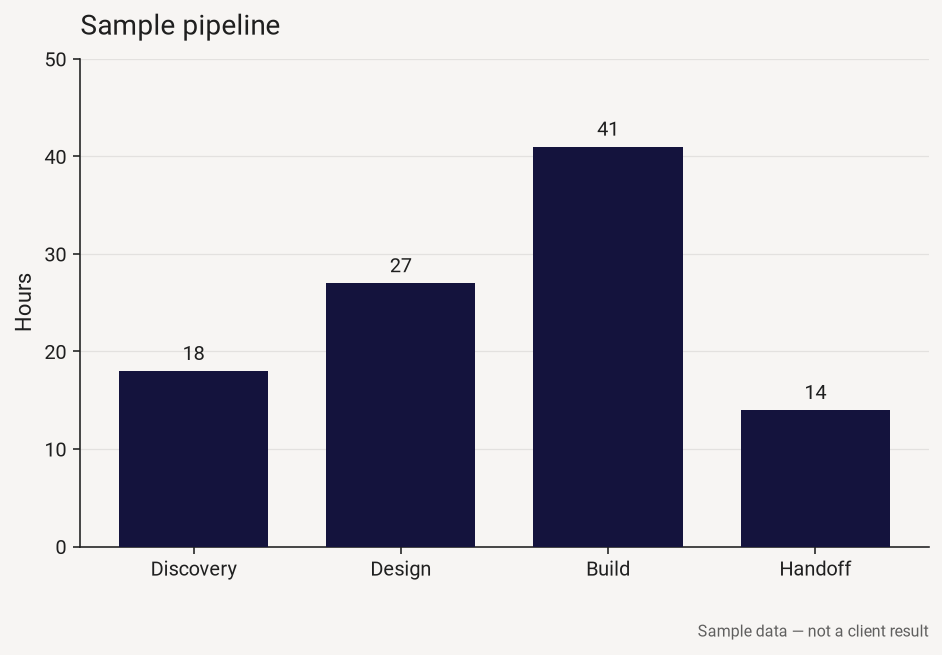
#> input picture examples/brand-hex-sample/bars.png, 942 x 655 px
$ python palette_from_image.py ../../../examples/brand-hex-sample/bars.png
#> lines starting #> are read from the running program, lines starting #| are printed output that depends on the picture
### skills/chart-brand/scripts/brandio.py
# Copyright (c) 2026 Dodge Labs LLC. MIT License.
"""Shared theme reader, writer, and contrast checks for chart-brand.

Thresholds match references/contrast.md. The toml shape matches
references/matplotlibrc-template.md.
"""

from __future__ import annotations

import math
from pathlib import Path

# Thresholds are specified in references/contrast.md.
INK_CONTRAST_MIN = 4.5
SERIES_CONTRAST_MIN = 3.0
SERIES_DELTA_E_FAIL = 18.0
SERIES_DELTA_E_WARN = 28.0
SIGN_DELTA_E_MIN = 25.0

SCHEMA = 1
ROOT_KEYS = ("schema", "name", "status", "source", "note", "categorical", "sequential")
ROLE_KEYS = ("primary", "accent", "ink", "background", "positive", "negative", "mark", "grid")
TYPE_KEYS = ("sans", "size")
STATUSES = ("confirmed", "unconfirmed")

# Omitted roles. Also listed in references/matplotlibrc-template.md.
DEFAULT_BACKGROUND = "#FFFFFF"
DEFAULT_INK = "#1C1C1C"
DEFAULT_POSITIVE = "#2D8A56"
DEFAULT_NEGATIVE = "#B23A3A"
DEFAULT_SANS = "DejaVu Sans"
DEFAULT_SIZE = 11

SEQUENTIAL_STOPS = (0.18, 0.38, 0.58, 0.78, 1.0)
GRID_INK_SHARE = 0.18


class ThemeError(ValueError):
    pass


def parse_hex(raw: str) -> tuple[int, int, int]:
    text = raw.strip()
    if text.startswith("#"):
        text = text[1:]
    if len(text) == 3:
        text = "".join(ch * 2 for ch in text)
    if len(text) != 6 or any(ch not in "0123456789abcdefABCDEF" for ch in text):
        raise ThemeError(f"not a 3- or 6-digit hex color: {raw!r}")
    return tuple(int(text[i : i + 2], 16) for i in (0, 2, 4))  # type: ignore[return-value]


def to_hex(rgb: tuple[int, int, int]) -> str:
    return "#{:02X}{:02X}{:02X}".format(*rgb)


def normalize_hex(raw: str) -> str:
    return to_hex(parse_hex(raw))


def _channel_to_linear(channel: int) -> float:
    value = channel / 255.0
    if value <= 0.04045:
        return value / 12.92
    return ((value + 0.055) / 1.055) ** 2.4


def _linear_to_channel(value: float) -> int:
    value = min(1.0, max(0.0, value))
    if value <= 0.0031308:
        encoded = 12.92 * value
    else:
        encoded = 1.055 * (value ** (1 / 2.4)) - 0.055
    return int(round(encoded * 255))


def relative_luminance(rgb: tuple[int, int, int]) -> float:
    red, green, blue = (_channel_to_linear(channel) for channel in rgb)
    return 0.2126 * red + 0.7152 * green + 0.0722 * blue


def contrast_ratio(a: tuple[int, int, int], b: tuple[int, int, int]) -> float:
    left, right = relative_luminance(a), relative_luminance(b)
    lighter, darker = max(left, right), min(left, right)
    return (lighter + 0.05) / (darker + 0.05)


def saturation(rgb: tuple[int, int, int]) -> float:
    peak = max(rgb)
    floor = min(rgb)
    if peak == 0:
        return 0.0
    return (peak - floor) / peak


def _lab(rgb: tuple[int, int, int]) -> tuple[float, float, float]:
    red, green, blue = (_channel_to_linear(channel) for channel in rgb)
    x = red * 0.4124564 + green * 0.3575761 + blue * 0.1804375
    y = red * 0.2126729 + green * 0.7151522 + blue * 0.0721750
    z = red * 0.0193339 + green * 0.1191920 + blue * 0.9503041
    x, y, z = x / 0.95047, y / 1.0, z / 1.08883

    def pivot(channel: float) -> float:
        if channel > 0.008856:
            return channel ** (1 / 3)
        return 7.787 * channel + 16 / 116

    fx, fy, fz = pivot(x), pivot(y), pivot(z)
    return 116 * fy - 16, 500 * (fx - fy), 200 * (fy - fz)


def delta_e(a: tuple[int, int, int], b: tuple[int, int, int]) -> float:
    """CIE76 distance. A warning heuristic, not a certification."""
    l1, a1, b1 = _lab(a)
    l2, a2, b2 = _lab(b)
    return math.sqrt((l1 - l2) ** 2 + (a1 - a2) ** 2 + (b1 - b2) ** 2)


def mix(a: tuple[int, int, int], b: tuple[int, int, int], t: float) -> tuple[int, int, int]:
    """Linear-light mix. t = 0 returns a, t = 1 returns b."""
    mixed = []
    for left, right in zip(a, b):
        mixed.append(
            _linear_to_channel(_channel_to_linear(left) * (1 - t) + _channel_to_linear(right) * t)
        )
    return mixed[0], mixed[1], mixed[2]


def classify(rgb: tuple[int, int, int]) -> str:
    """background, mark, ink, or data. Used by the palette proposals."""
    lum = relative_luminance(rgb)
    sat = saturation(rgb)
    if lum >= 0.90 and sat < 0.15:
        return "background"
    if lum >= 0.85 and sat >= 0.15:
        return "mark"
    if lum <= 0.18 and sat < 0.12:
        return "ink"
    return "data"


def sequential_palette(
    background: tuple[int, int, int], primary: tuple[int, int, int]
) -> list[str]:
    return [to_hex(mix(background, primary, stop)) for stop in SEQUENTIAL_STOPS]


def grid_color(ink: tuple[int, int, int], background: tuple[int, int, int]) -> str:
    return to_hex(mix(background, ink, GRID_INK_SHARE))


def _toml_string(value: str) -> str:
    escaped = value.replace("\\", "\\\\").replace('"', '\\"')
    return f'"{escaped}"'


# [172 lines left out: functions _strip_comment, _unquote, _parse_scalar, re_int, re_float, read_theme and 1 more, not called in this run]


def _as_hex(value: str, key: str) -> str:
    try:
        return normalize_hex(value)
    except ThemeError as exc:
        raise ThemeError(f"{key}: {exc}") from exc


def theme_from_hexes(
    name: str,
    hexes: list[str],
    *,
    source: str = "hex list",
    status: str = "confirmed",
    note: str = "",
    background: str | None = None,
    ink: str | None = None,
    accent: str | None = None,
    positive: str | None = None,
    negative: str | None = None,
    mark: str | None = None,
    font: str | None = None,
    size: int | None = None,
) -> dict:
    if not name.strip():
        raise ThemeError("name is empty")
    if not hexes:
        raise ThemeError("pass at least one hex color")
    categorical = [_as_hex(item, "hex") for item in hexes]
    roles = {
        "primary": categorical[0],
        "accent": _as_hex(accent, "accent") if accent else categorical[0],
        "background": _as_hex(background, "background") if background else DEFAULT_BACKGROUND,
        "ink": _as_hex(ink, "ink") if ink else DEFAULT_INK,
        "positive": _as_hex(positive, "positive") if positive else DEFAULT_POSITIVE,
        "negative": _as_hex(negative, "negative") if negative else DEFAULT_NEGATIVE,
    }
    if mark:
        roles["mark"] = _as_hex(mark, "mark")
    return {
        "schema": SCHEMA,
        "name": name.strip(),
        "status": status,
        "source": source,
        "note": note,
        "categorical": categorical,
        "sequential": [],
        "roles": roles,
        "type": {"sans": (font or DEFAULT_SANS).strip(), "size": size or DEFAULT_SIZE},
    }


# [11 lines left out: function apply_overrides, not called in this run]


def normalize(theme: dict) -> dict:
    """Fill derived sequential and grid colors. Does not drop explicit values."""
    roles = theme["roles"]
    if "primary" not in roles:
        roles["primary"] = theme["categorical"][0]
    background = parse_hex(roles.get("background", DEFAULT_BACKGROUND))
    ink = parse_hex(roles.get("ink", DEFAULT_INK))
    primary = parse_hex(roles["primary"])
    roles.setdefault("background", to_hex(background))
    roles.setdefault("ink", to_hex(ink))
    roles.setdefault("accent", roles["primary"])
    roles.setdefault("positive", DEFAULT_POSITIVE)
    roles.setdefault("negative", DEFAULT_NEGATIVE)
    if "grid" not in roles:
        roles["grid"] = grid_color(ink, background)
    if not theme["sequential"]:
        theme["sequential"] = sequential_palette(background, primary)
    return theme


def check_theme(theme: dict) -> list[tuple[str, str]]:
    """Return (level, message). level is 'fail' or 'warn'. Assumes normalize()."""
    issues: list[tuple[str, str]] = []
    roles = theme["roles"]
    background = parse_hex(roles["background"])
    ink = parse_hex(roles["ink"])
    ink_ratio = contrast_ratio(ink, background)
    if ink_ratio < INK_CONTRAST_MIN:
        issues.append(
            (
                "fail",
                f"ink {roles['ink']} on background {roles['background']} is "
                f"{ink_ratio:.2f}:1. Need >= {INK_CONTRAST_MIN}:1.",
            )
        )
    positive = parse_hex(roles["positive"])
    negative = parse_hex(roles["negative"])
    series = [parse_hex(item) for item in theme["categorical"]]
    if len(series) > 12:
        issues.append(("fail", f"{len(series)} series colors is too many. Keep 12 or fewer."))
    elif len(series) > 6:
        issues.append(
            (
                "warn",
                f"{len(series)} series colors is a lot. A chart that needs more than 6 is usually the wrong chart.",
            )
        )
    for index, (label, rgb) in enumerate(zip(theme["categorical"], series)):
        ratio = contrast_ratio(rgb, background)
        if ratio < SERIES_CONTRAST_MIN:
            issues.append(
                (
                    "fail",
                    f"series {label} on background {roles['background']} is {ratio:.2f}:1. "
                    f"Need >= {SERIES_CONTRAST_MIN}:1 or the bar disappears.",
                )
            )
        for other_label, other in zip(theme["categorical"][index + 1 :], series[index + 1 :]):
            distance = delta_e(rgb, other)
            if distance < SERIES_DELTA_E_FAIL:
                issues.append(
                    (
                        "fail",
                        f"{label} and {other_label} are {distance:.0f} apart (ΔE76). "
                        f"Need >= {SERIES_DELTA_E_FAIL:.0f} to use both as series.",
                    )
                )
            elif distance < SERIES_DELTA_E_WARN:
                issues.append(
                    (
                        "warn",
                        f"{label} and {other_label} are close (ΔE76 {distance:.0f}). "
                        "They may be hard to tell apart.",
                    )
                )
        neg_distance = delta_e(rgb, negative)
        if 1 <= neg_distance < SERIES_DELTA_E_WARN:
            issues.append(
                (
                    "warn",
                    f"series {label} is close to negative {roles['negative']} "
                    f"(ΔE76 {neg_distance:.0f}). It will be read as a loss.",
                )
            )
    sign_distance = delta_e(positive, negative)
    if sign_distance < SIGN_DELTA_E_MIN:
        issues.append(
            (
                "fail",
                f"positive {roles['positive']} and negative {roles['negative']} are "
                f"{sign_distance:.0f} apart (ΔE76). Need >= {SIGN_DELTA_E_MIN:.0f}.",
            )
        )
    for label, rgb in zip(theme["categorical"], series):
        if delta_e(rgb, positive) < 1:
            issues.append(
                (
                    "warn",
                    f"positive {roles['positive']} is also a series color ({label}). "
                    "Do not use it for sign and for a series on the same axes.",
                )
            )
            break
    accent = parse_hex(roles["accent"])
    if delta_e(accent, negative) < 1:
        issues.append(
            (
                "warn",
                f"accent {roles['accent']} and negative {roles['negative']} are the same hue. "
                "One meaning per chart.",
            )
        )
    if any(delta_e(accent, rgb) < 1 for rgb in series):
        issues.append(
            (
                "warn",
                f"accent {roles['accent']} is also a series color. "
                "A highlighted bar will look like that series.",
            )
        )
    if roles["primary"] != theme["categorical"][0]:
        issues.append(
            (
                "warn",
                f"primary {roles['primary']} is not categorical[0] ({theme['categorical'][0]}). "
                "Single-series charts use primary. The cycle uses categorical order.",
            )
        )
    mark = roles.get("mark")
    if mark:
        ratio = contrast_ratio(parse_hex(mark), background)
        if ratio < SERIES_CONTRAST_MIN:
            issues.append(
                (
                    "warn",
                    f"mark {mark} contrasts {ratio:.2f}:1 with the background. "
                    "Use it as a wash, not a bar.",
                )
            )
    return issues


# [114 lines left out: functions theme_text, _array, matplotlibrc_text, write_theme_files, not called in this run]


def proposal_footer(proposal_path: Path | None) -> str:
    target = proposal_path.as_posix() if proposal_path else "PROPOSAL.toml"
    return (
        "Status: unconfirmed.\n"
        "This is a proposal, not a theme. Show it to a person.\n"
        "Do not write brand files until they approve.\n"
        "After they approve:\n"
        "  python3 scripts/write_matplotlibrc.py "
        f"--theme {target} --confirm --out DIR"
    )

### skills/chart-brand/scripts/palette_from_image.py
#!/usr/bin/env python3
# Copyright (c) 2026 Dodge Labs LLC. MIT License.
"""Propose a palette from a slide or screenshot. Does not write a confirmed theme."""

from __future__ import annotations

import argparse
import sys
from pathlib import Path

SCRIPT_DIR = Path(__file__).resolve().parent
if str(SCRIPT_DIR) not in sys.path:
    sys.path.insert(0, str(SCRIPT_DIR))

import brandio  # noqa: E402

MAX_SIDE = 180


def build_parser() -> argparse.ArgumentParser:
    parser = argparse.ArgumentParser(
        prog="palette_from_image.py",
        formatter_class=argparse.RawDescriptionHelpFormatter,
        description=(
            "Quantize an image and print a palette proposal.\n"
            "Needs Pillow. Writes a toml only with --proposal, and that file is\n"
            "status = unconfirmed. write_matplotlibrc.py will refuse it without --confirm.\n"
            "This does not see type, logos, or which color is the brand. A person confirms."
        ),
    )
    parser.add_argument("image", type=Path, help="PNG, JPEG, or other file Pillow can open")
    parser.add_argument("--colors", type=int, default=6, help="data colors to suggest (default 6)")
    parser.add_argument("--proposal", type=Path, help="write an unconfirmed brand.toml proposal")
    parser.add_argument("--name", help="proposal name. Default: file stem")
    return parser


def quantize(path: Path, colors: int) -> list[tuple[str, int, int]]:
    try:
        from PIL import Image
    except ModuleNotFoundError as exc:
        raise brandio.ThemeError(
            "palette_from_image.py needs Pillow. Install with: pip install pillow\n"
            "Did not guess colors from the file."
        ) from exc
    try:
        image = Image.open(path)
    except OSError as exc:
        raise brandio.ThemeError(f"could not open {path}: {exc}") from exc
    image = image.convert("RGBA")
    canvas = Image.new("RGB", image.size, (255, 255, 255))
    canvas.paste(image, mask=image.getchannel("A"))
    longest = max(canvas.size)
    if longest > MAX_SIDE:
        scale = MAX_SIDE / longest
        size = (max(1, int(canvas.width * scale)), max(1, int(canvas.height * scale)))
        canvas = canvas.resize(size, Image.Resampling.LANCZOS)
    palette_size = max(colors + 4, 8)
    quantized = canvas.quantize(
        colors=palette_size,
        method=Image.Quantize.MEDIANCUT,
        dither=Image.Dither.NONE,
    )
    raw_palette = quantized.getpalette() or []
    counts = quantized.getcolors() or []
    total = sum(count for count, _index in counts) or 1
    ranked: list[tuple[str, int, int]] = []
    for count, index in sorted(counts, reverse=True):
        start = index * 3
        rgb = tuple(raw_palette[start : start + 3])
        if len(rgb) != 3:
            continue
        ranked.append((brandio.to_hex(rgb), count, total))  # type: ignore[arg-type]
    return ranked


def propose(ranked: list[tuple[str, int, int]], colors: int, source: str, name: str) -> dict:
    buckets: dict[str, list[str]] = {"background": [], "ink": [], "mark": [], "data": []}
    for hex_color, _count, _total in ranked:
        kind = brandio.classify(brandio.parse_hex(hex_color))
        if hex_color not in buckets[kind]:
            buckets[kind].append(hex_color)
    data = buckets["data"][:colors]
    if not data:
        raise brandio.ThemeError(
            "no mid-tone data colors survived quantization. "
            "The image may be mostly paper and type. Nothing was proposed as a series."
        )
    theme = brandio.theme_from_hexes(
        name,
        data,
        source=f"image proposal from {source}",
        status="unconfirmed",
        background=buckets["background"][0] if buckets["background"] else None,
        ink=buckets["ink"][0] if buckets["ink"] else None,
        mark=buckets["mark"][0] if buckets["mark"] else None,
    )
    theme["note"] = (
        "Unconfirmed image proposal from median-cut quantization. "
        "Pixel count is not brand importance. A person has to approve the series list."
    )
    return theme


def render_report(path: Path, ranked: list[tuple[str, int, int]], proposal_path: Path | None) -> str:
    lines = [f"Source: {path}", "", "Quantized colors:"]
    for hex_color, count, total in ranked:
        kind = brandio.classify(brandio.parse_hex(hex_color))
        share = 100 * count / total
        lines.append(f"  {share:5.1f}%  {hex_color}  {kind}")
    lines.append("")
    lines.append("Near-white, near-black, and highlighter washes are not series colors.")
    lines.append("Transparent pixels were flattened onto white before quantization.")
    lines.append("")
    lines.append(brandio.proposal_footer(proposal_path))
    return "\n".join(lines) + "\n"


def main(argv: list[str] | None = None) -> int:
    args = build_parser().parse_args(argv)
    if args.colors < 1 or args.colors > 8:
        print("error: --colors must be 1–8", file=sys.stderr)
        return 2
    try:
        ranked = quantize(args.image, args.colors)
#> in quantize, image is the input picture: PIL image 942x655 RGBA; mean R, G, B, A 191.1, 189.3, 197.8, 255
#> in quantize, `canvas = canvas.resize(size, Image.Resampling.LANCZOS)`:
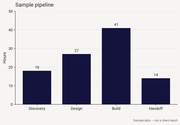
#> canvas: PIL image 180x125 RGB; mean R, G, B 191, 189.3, 197.8
#> in quantize, `quantized = canvas.quantize( colors=palette_size, method=Image.Quantiz..`:
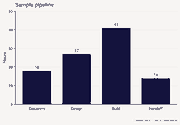
#> quantized: PIL image 180x125 P; mean R, G, B 190.9, 189.1, 197.8
#> in quantize, `raw_palette = quantized.getpalette() or []`: raw_palette = 30 values, max 252 at index 0, min 8 at index 28, mean 191.3
#> in quantize, `counts = quantized.getcolors() or []`: counts = [(1059, 0), (595, 1), (17, 2), (12256, 3), (526, 4), (19, 5), (2092, 6), (781, 7), (4711, 8), (444, 9)]
#> in quantize, `total = sum(count for count, _index in counts) or 1`: total = 22500
#> the loop in quantize, `for count, index in sorted(counts, reverse=True):` made 10 passes
#> (count, index, start, rgb) on passes 1 to 4: (12256, 3, 9, (247, 245, 243)), (4711, 8, 24, (20, 19, 61)), (2092, 6, 18, (244, 242, 240)), (1059, 0, 0, (252, 250, 248))
#> after the loop in quantize, `for count, index in sorted(counts, reverse=True):`: ranked = [('#F7F5F3', 12256, 22500), ('#14133D', 4711, 22500), ('#F4F2F0', 2092, 22500), ('#FCFAF8', 1059, 22500), ('#888695', 781, 22500), ('#F8F5F3', 595, 22500), ('#F7F5F2', 526, 22500), ('#090834', 444, 22500), ('#F6F5F3', 19, 22500), ('#F7F5F4', 17, 22500)]
        if not ranked:
            raise brandio.ThemeError(f"no colors read from {args.image}")
        report = render_report(args.image, ranked, args.proposal)
#> the loop in render_report, `for hex_color, count, total in ranked:` made 10 passes
#> (hex_color, count, text in parse_hex, lum in classify) on passes 1 to 3: ('#F7F5F3', 12256, 'F7F5F3', 0.916), ('#14133D', 4711, '14133D', 0.00951), ('#F4F2F0', 2092, 'F4F2F0', 0.89)
#> after the loop in render_report, `for hex_color, count, total in ranked:`: lines = 13 items
    except brandio.ThemeError as exc:
        print(f"error: {exc}", file=sys.stderr)
        return 2
    sys.stdout.write(report)
#> (printed output is left out)
    try:
        name = args.name or args.image.stem
        theme = propose(ranked, args.colors, str(args.image), name)
#> the loop in propose, `for hex_color, _count, _total in ranked:` made 10 passes
#> in propose, `theme = brandio.theme_from_hexes( name, data, source=f"image proposal ..`: theme = 9 items
#> theme = 9 items
    except brandio.ThemeError as exc:
        print(f"error: {exc}", file=sys.stderr)
        return 2
    issues = brandio.check_theme(brandio.normalize(theme))
#> in normalize, `roles = theme["roles"]`: roles = {'primary': '#14133D', 'accent': '#14133D', 'background': '#F7F5F3', 'ink': '#1C1C1C', 'positive': '#2D8A56', 'negative': '#B23A3A'}
#> in normalize, `background = parse_hex(roles.get("background", DEFAULT_BACKGROUND))`: background = (247, 245, 243)
#> in normalize, `ink = parse_hex(roles.get("ink", DEFAULT_INK))`: ink = (28, 28, 28)
#> in normalize, `primary = parse_hex(roles["primary"])`: primary = (20, 19, 61)
#> the loop in mix, `for left, right in zip(a, b):` made 3 passes
#> (left, encoded in _linear_to_channel) on passes 1 to 3: (247, 0.888), (245, 0.881), (243, 0.874)
#> after the loop in mix, `for left, right in zip(a, b):`: mixed = [227, 225, 223]
#> in check_theme, `issues: list[tuple[str, str]] = []`: issues = []
#> in check_theme, `roles = theme["roles"]`: roles = {'primary': '#14133D', 'accent': '#14133D', 'background': '#F7F5F3', 'ink': '#1C1C1C', 'positive': '#2D8A56', 'negative': '#B23A3A', 'grid': '#E3E1DF'}
#> in check_theme, `background = parse_hex(roles["background"])`: background = (247, 245, 243)
#> in check_theme, `ink = parse_hex(roles["ink"])`: ink = (28, 28, 28)
#> in contrast_ratio, `left, right = relative_luminance(a), relative_luminance(b)`: left = 0.0116; right = 0.916
#> in contrast_ratio, `lighter, darker = max(left, right), min(left, right)`: darker = 0.0116
#> in check_theme, `ink_ratio = contrast_ratio(ink, background)`: ink_ratio = 15.67
#> in check_theme, `positive = parse_hex(roles["positive"])`: positive = (45, 138, 86)
#> in check_theme, `negative = parse_hex(roles["negative"])`: negative = (178, 58, 58)
#> in check_theme, `series = [parse_hex(item) for item in theme["categorical"]]`: series = [(20, 19, 61), (244, 242, 240), (136, 134, 149), (9, 8, 52)]
#> the loop in check_theme, `for index, (label, rgb) in enumerate(zip(theme["categorical"], series)):` made 4 passes
#> (label, rgb, left in contrast_ratio, darker in contrast_ratio, ratio) on passes 1 to 2: ('#14133D', (20, 19, 61), 0.00951, 0.00951, 16.22), ('#F4F2F0', (244, 242, 240), 0.89, 0.89, 1.03)
#> the loop in check_theme, `for label, rgb in zip(theme["categorical"], series):` made 4 passes
#> (label, rgb) on passes 1 to 4: ('#14133D', (20, 19, 61)), ('#F4F2F0', (244, 242, 240)), ('#888695', (136, 134, 149)), ('#090834', (9, 8, 52))
    if issues:
        print("Contrast on this proposal, before a person edits it:")
        for level, message in issues:
            print(f"  {level}: {message}")
#> this loop made 3 passes
#> level on passes 1 to 3: 'fail', 'fail', 'warn'
#> (printed output is left out)
    if args.proposal:
        try:
            args.proposal.parent.mkdir(parents=True, exist_ok=True)
            args.proposal.write_text(brandio.theme_text(theme), encoding="utf-8")
        except OSError as exc:
            print(f"error: could not write {args.proposal}: {exc}", file=sys.stderr)
            return 2
        print(f"wrote {args.proposal}")
    return 0


if __name__ == "__main__":
    sys.exit(main())
#> (the program exits here)
